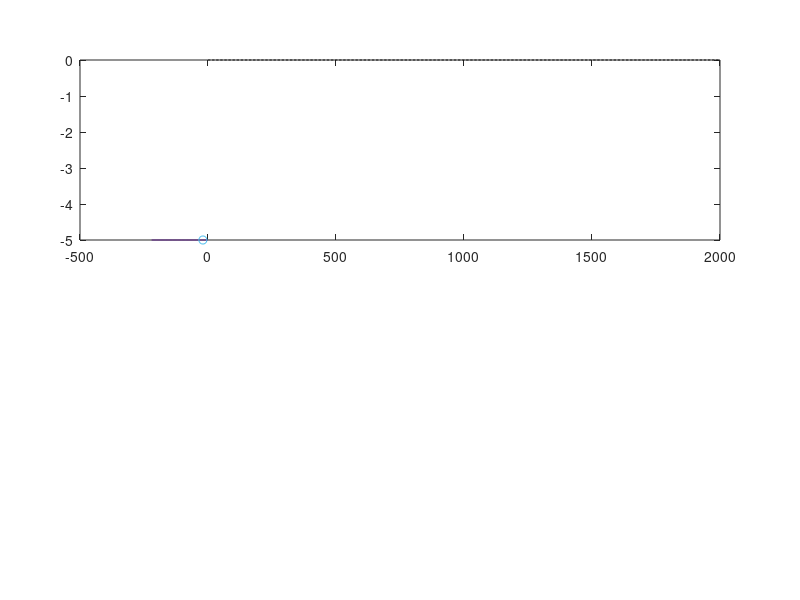

MATLAB code to generate this figure: (Note: this script raises an error after producing the figure.)
% =========================================================================
%               Video DEMO: Car Following LCC
% Scenario:
%       One CAV is leading the motion of n HDVs behind and is also
%       following one head vehicle
%       One sudden disturbance happens at one HDV behind the CAV
%
% See Section V of the following paper for details
%   Title : Leading Cruise Control in Mixed Traffic Flow:
%                      System Modeling,Controllability,and String Stability
%   Author:Jiawei Wang, Yang Zheng, Chaoyi Chen, Qing Xu and Keqiang Li
% =========================================================================

clc; clear; close all;

% -------------------------------------------------------------------------
%   Parameter setup
%--------------------------------------------------------------------------
% mode of the LCC system
FD_bool = 0;       % 0. CF-LCC; 1. FD-LCC

m       = 0;       % number of preceding vehicles
n       = 10;      % number of following vehicles
PerturbedID = 2;   % perturbation on vehicle
                   % 0. Head vehicle
                   % 1 - m. Preceding vehicles
                   % m+2 - n+m+1. Following vehicles
PerturbedType = 2; % perturbation type
                   % 1:Sine-wave Perturbation;  2: Braking
                   
% ------------------------------------------
% Parameters in the car-following model
% ------------------------------------------
alpha = 0.6; % Driver Model: OVM
beta  = 0.9;
s_st  = 5;
s_go  = 35;

% Traffic equilibrium
v_star   = 15;   % Equilibrium velocity
acel_max = 2;
dcel_max = -5;
v_max    = 30;
s_star   = acos(1-v_star/v_max*2)/pi*(s_go-s_st)+s_st; % Equilibrium spacing

% linearized model
alpha1 = alpha*v_max/2*pi/(s_go-s_st)*sin(pi*(s_star-s_st)/(s_go-s_st));
alpha2 = alpha+beta;
alpha3 = beta;

% Simulation length
TotalTime = 100;
Tstep     = 0.01;
NumStep   = TotalTime/Tstep;

% ------------------------------------------------------------------------
% Some output information
% ------------------------------------------------------------------------
fprintf('============================================================\n')
fprintf('    Demo: Car-Following Leading Cruise Control \n')
fprintf('          By Jiawei Wang, Yang Zheng \n')
fprintf('============================================================\n')
fprintf('Number of HDV vehicles behind: %d\n',n)
fprintf('Perturbation vehicle Id      : %d\n',PerturbedID)
fprintf('---------------------------\n')
fprintf('HDV car-following model: optimal velocity model (OVM) \n')
fprintf('Parameter setup in HDV car-following model: \n')
fprintf('    alpha  beta  s_st  s_go  v_max \n    %4.2f  %4.2f  %4.2f  %4.2f  %4.2f\n',alpha,beta,s_st,s_go,v_max)
fprintf('Coefficients in linearized HDV car-following model: \n')
fprintf('    alpha1  alpha2  alpha3 \n    %4.2f    %4.2f    %4.2f \n',alpha1,alpha2,alpha3)
fprintf('---------------------------\n')
fprintf('Simulation length (time step): %d  (%4.2f)\n',TotalTime,Tstep)  % this can be improved
fprintf('-----------------------------------------------------------\n')
fprintf('   Simulation beigns ...')

% ------------------------------------------------------------------------
% Experiment starts here
% ------------------------------------------------------------------------
% Mix or not
%   mix  = 0: All HDVs 
%   mix  = 1: there exists one CAV -- Free-driving LCC

tic
for mix = 0:1 
    switch mix  
        case 1
            ActuationTime = 0; % LCC controller work or not: 0 - Controller Work; Large: won't work
        case 0
            ActuationTime = 99999;
    end
    
    % -----------------------------------------------
    % Define state variables
    % -----------------------------------------------
    % Initial State for each vehicle
    S     = zeros(NumStep,m+n+2,3);
    dev_s = 0;
    dev_v = 0;
    co_v  = 1.0;
    v_ini = co_v*v_star; %Initial velocity
    % from - dev to dev
    S(1,:,1) = linspace(0,-(m+n+1)*s_star,m+n+2)' + (rand(m+n+2,1)*2*dev_s - dev_s);
    % The vehicles are uniformly distributed on the straight road with a random deviation
    S(1,:,2) = v_ini * ones(m+n+2,1) + (rand(m+n+2,1)*2*dev_v-dev_v);
    
    % meaning of parameters
    % 1:        head vehicle
    % 2-(m+1):  Preceding vehicles
    % m+2:      CAV
    % (m+3)-(m+n+2): Following vehicles
    
    ID = zeros(1,m+n+2);
    if mix
        ID(m+2) = 1;
    end
    
    X = zeros(2*(m+n+1),NumStep);
    u = zeros(NumStep,1);               % 0. HDV  1. CAV
    V_diff = zeros(NumStep,m+n+1);      % Velocity Difference
    D_diff = zeros(NumStep,m+n+1);      % Following Distance
    
    % ---------------------------------------------------------
    % LCC controller: the following choice is used in our paper
    % ---------------------------------------------------------
    K = zeros(1,2*(n+1));
    if FD_bool
        K(1:6) = [0,-0.5,-0.2,0.05,-0.1,0.05];
    else
        K(1:6) = [0.1,-0.5,-0.2,0.05,-0.1,0.05];
    end
    
    % ---------------------------------------------------------
    % Simulation starts here
    % ---------------------------------------------------------
    for k = 1:NumStep - 1
        % Update acceleration
        V_diff(k,:) = S(k,1:(end-1),2) - S(k,2:end,2); 
        D_diff(k,:) = S(k,1:(end-1),1) - S(k,2:end,1);
        cal_D = D_diff(k,:); % For the boundary of Optimal Veloicity Calculation
        for i = 1:m+n+1
            if cal_D(i) > s_go
                cal_D(i) = s_go;
            elseif cal_D(i) < s_st
                cal_D(i) = s_st;
            end
        end
        
        % nonlinear OVM Model
        % V_d = v_max/2*(1-cos(pi*(h-h_st)/(h_go-h_st)));
        % a2 = alpha*(V_d-v2)+beta*(v1-v2);
        acel = alpha*(v_max/2*(1-cos(pi*(cal_D-s_st)/(s_go-s_st))) - S(k,2:end,2))+beta*V_diff(k,:);
        acel(acel>acel_max) = acel_max;
        acel(acel<dcel_max) = dcel_max;
        
        %
        % SD as ADAS to prevent crash
        % 
        acel_sd = (S(k,2:end,2).^2-S(k,1:(end-1),2).^2)./2./D_diff(k,:);
        acel(acel_sd>abs(dcel_max)) = dcel_max;
        
        S(k,2:end,3) = acel;
        S(k,1,3)     = 0; % the preceding vehicle
        
        % Perturbation type
        switch PerturbedType
            case 1     % sine wave
                P_A = 0.2;
                P_T = 15;
                if k*Tstep>20 && k*Tstep<20+P_T
                    S(k,PerturbedID+1,3) = P_A*cos(2*pi/P_T*(k*Tstep-20));
                end
            case 2     % braking
                if (k*Tstep>20)&&(k*Tstep<21)
                    S(k,PerturbedID+1,3) = -5;
                end
        end
        
        X(1:2:end,k) = reshape(D_diff(k,:),m+n+1,1) - s_star;
        X(2:2:end,k) = reshape(S(k,2:end,2),m+n+1,1) - v_star;
        if k > ActuationTime/Tstep
            u(k) = K*X(:,k);
            if u(k) > acel_max
                u(k) = acel_max;
            elseif u(k) < dcel_max
                u(k) = dcel_max;
            end
            S(k,m+2,3) = u(k);
        end
        
        S(k+1,:,2) = S(k,:,2) + Tstep*S(k,:,3);
        S(k+1,:,1) = S(k,:,1) + Tstep*S(k,:,2);
    end
    
    
   %% Data Recording
    if mix
        S_LCC = S;
    else
        S_HDV = S;
    end
end
tsim = toc;

fprintf('  ends at %6.4f seconds \n', tsim);
fprintf('   Computing average abosulte velocity error ... \n');
% -------------------------------------------------------------------------
% Calculate Average Abosulte Velocity Error
% -------------------------------------------------------------------------
VelocityDeviation_HDV = 0;
VelocityDeviation_LCC = 0;

for i=20/Tstep:40/Tstep
    VelocityDeviation_HDV = VelocityDeviation_HDV + sum(abs(S_HDV(i,2:end,2)-v_star));
    VelocityDeviation_LCC = VelocityDeviation_LCC + sum(abs(S_LCC(i,2:end,2)-v_star));
end
VelocityDeviation_HDV = VelocityDeviation_HDV*Tstep/20/11;
VelocityDeviation_LCC = VelocityDeviation_LCC*Tstep/20/11;
fprintf(' Looking ahead only (all HDVs)  |   LCC       |  Improvement rate \n')
fprintf(' %.2f                           |  %.2f       |  %6.4f \n',VelocityDeviation_HDV,VelocityDeviation_LCC,(VelocityDeviation_HDV-VelocityDeviation_LCC)/VelocityDeviation_HDV)

fprintf('   Computing total fuel consumption ... \n');
% -------------------------------------------------------------------------
% Calculate Fuel Consumption
% -------------------------------------------------------------------------
FuelConsumption_HDV = 0;
FuelConsumption_LCC = 0;

for i=20/Tstep:40/Tstep
    R_HDV  = 0.333 + 0.00108*S_HDV(i,2:end,2).^2 + 1.2*S_HDV(i,2:end,3);
    F_HDV  = 0.444 + 0.09*R_HDV.*S_HDV(i,2:end,2) + 0.054 * max(0,S_HDV(i,2:end,3)).^2.*S_HDV(i,2:end,2);
    F_HDV(R_HDV <= 0) = 0.444;
    FuelConsumption_HDV = FuelConsumption_HDV + sum(F_HDV)*Tstep;
    R_LCC  = 0.333 + 0.00108*S_LCC(i,2:end,2).^2 + 1.2*S_LCC(i,2:end,3);
    F_LCC  = 0.444 + 0.09*R_LCC.*S_LCC(i,2:end,2) + 0.054 * max(0,S_LCC(i,2:end,3)).^2.*S_LCC(i,2:end,2);
    F_LCC(R_LCC <= 0) = 0.444;
    FuelConsumption_LCC = FuelConsumption_LCC + sum(F_LCC)*Tstep;
end
fprintf(' Looking ahead only (all HDVs)  |   LCC       |  Improvement rate \n')
fprintf(' %.2f                         |  %.2f     |  %6.4f \n',FuelConsumption_HDV,FuelConsumption_LCC,(FuelConsumption_HDV-FuelConsumption_LCC)/FuelConsumption_HDV)

% ------------------------------------------------------------------------
%  Plot Video 
% ------------------------------------------------------------------------
fprintf('-----------------------------------------------------------\n')
fprintf('    Now record a video for demonstration, please wait ... \n')

videoOutput = 0;  % whether save into a video file
vehicleSize = 12; % MarkerSize
VelocityDisplayAlpha = 2;
FSize = 16;
VehicleColor = [93,40,132]/255;
if FD_bool
    videoFile = ['Video\FDLCC_Comparison_BrakeID_',num2str(PerturbedID),'.mp4'];
else
    videoFile = ['Video\CFLCC_Comparison_BrakeID_',num2str(PerturbedID),'.mp4'];
end

figure(1);
set(0,'defaultfigurecolor','w');
Position1 = [0.1,0.6,0.8,0.3];
Position2 = [0.1,0.15,0.8,0.3];

ax1 = subplot('Position',Position1);
plot(linspace(0,2000,2000),zeros(2000,1),'--','Linewidth',0.5,'Color','k');
hold on;

for id = 2:n+2
    line1(id) = plot(linspace(S_HDV(1,id-1,1),S_HDV(1,id,1),10),-5*ones(10,1),'Linewidth',1,'Color',VehicleColor);
    hold on;
end
for id = 2:n+2    
    position1(id) = plot(S_HDV(1,id,1),-5,'o');
    position1(id).MarkerSize = vehicleSize;
    if id == 2
        position1(id).MarkerFaceColor = [0,176,240]/255;
        position1(id).MarkerEdgeColor = 'none';
    else
        position1(id).MarkerFaceColor = [0.7,0.7,0.7];
        position1(id).MarkerEdgeColor = 'none';
    end
    hold on;
end

original_x1 = S_HDV(1,2,1)+20;
pstart1 = plot(original_x1,0,'o','MarkerSize',vehicleSize/2,...
    'MarkerFaceColor','k','MarkerEdgeColor','none');

axis([original_x1-250,original_x1,-12,12]);
set(gcf,'Position',[150,100,600,450]);
% axis off;

text1 = title('Time = 0 s','Interpreter','latex','Fontsize',FSize);
%text1.HorizontalAlignment = 'center';
set(gca,'TickLabelInterpreter','latex');
set(gca,'YTick',-12:12:12);

yl = ylabel('Velocity Perturbation ($\mathrm{m/s}$)','Interpreter','Latex','Color','k','FontSize',FSize);
yl.Position = [-262,-18,-1];
yl.Position(1) = yl.Position(1) + 15*15;

ax2 = subplot('Position',Position2);
plot(linspace(0,2000,2000),zeros(2000,1),'--','Linewidth',0.5,'Color','k');
hold on;

for id = 2:n+2
    line2(id) = plot(linspace(S_LCC(1,id-1,1),S_LCC(1,id,1),10),5*ones(10,1),'Linewidth',1,'Color',VehicleColor);
    hold on;
end

for id = 2:n+2
    position2(id) = plot(S_LCC(1,id,1),5,'o');
    position2(id).MarkerSize = vehicleSize;
    if id == 2
        position2(id).MarkerFaceColor = [0,176,240]/255;
        position2(id).MarkerEdgeColor = 'none';
    else
        position2(id).MarkerFaceColor = [0.7,0.7,0.7];
        position2(id).MarkerEdgeColor = 'none';
    end
    hold on;
end


original_x2 = S_LCC(1,2,1)+20;
pstart2     = plot(original_x2,0,'o','MarkerSize',vehicleSize/2,...
    'MarkerFaceColor','k','MarkerEdgeColor','none');

axis([original_x2-250,original_x2,-12,12]);
set(gcf,'Position',[150,100,700,330]);
% axis off;
set(gca,'TickLabelInterpreter','latex');
set(gca,'YTick',-12:12:12);

xlabel('Position ($\mathrm{m}$)','Interpreter','Latex','Color','k','FontSize',FSize);

original_x1 = original_x1 + 15*15;
original_x2 = original_x2 + 15*15;

if FD_bool
    line1(2).Visible = 'off';
    line2(2).Visible = 'off';
    pstart1.Visible = 'off';
    pstart2.Visible = 'off';
end

dt = 0.02;

if videoOutput
    myVideo = VideoWriter(videoFile,'MPEG-4');
    myVideo.FrameRate = 1/dt;
    open(myVideo);
end

for i=15/Tstep:dt/Tstep:50/Tstep  
    ax1;
    for id = 2:n+2
        line1(id).XData = linspace(S_HDV(i,id-1,1),S_HDV(i,id,1),10);
        line1(id).YData = linspace(VelocityDisplayAlpha*(S_HDV(i,id-1,2)-15),VelocityDisplayAlpha*(S_HDV(i,id,2)-15),10);
    end
    
    for id = 2:n+2
        position1(id).XData = S_HDV(i,id,1);
        position1(id).YData = VelocityDisplayAlpha*(S_HDV(i,id,2)-15);
    end
    original_x1 = original_x1 + 15*dt;
    yl.Position(1) = yl.Position(1) + 15*dt;
    pstart1.XData = original_x1;
    
    ax1.XLim = [original_x1-250,original_x1];
    
    %     text1.Position(1) = 0.5*(2*original_x1-250);
    text1.String = ['Time = ',num2str(i*Tstep,'%4.1f'),' s'];
    
    ax2;
    for id = 2:n+2
        line2(id).XData = linspace(S_LCC(i,id-1,1),S_LCC(i,id,1),10);
        line2(id).YData = linspace(VelocityDisplayAlpha*(S_LCC(i,id-1,2)-15),VelocityDisplayAlpha*(S_LCC(i,id,2)-15),10);
    end
    
    for id = 2:n+2
        position2(id).XData = S_LCC(i,id,1);
        position2(id).YData = VelocityDisplayAlpha*(S_LCC(i,id,2)-15);
    end
    %original_x2 = original_x2 + 15*dt;
    original_x2 = S_LCC(i,2,1)+20;
    pstart2.XData = original_x2;
    
    ax2.XLim = [original_x2-250,original_x2];
    
    frame = getframe(gcf);
    if videoOutput
        writeVideo(myVideo,frame);
    end
    drawnow;
    pause(0.01);  
end

if videoOutput
    close(myVideo);
end

